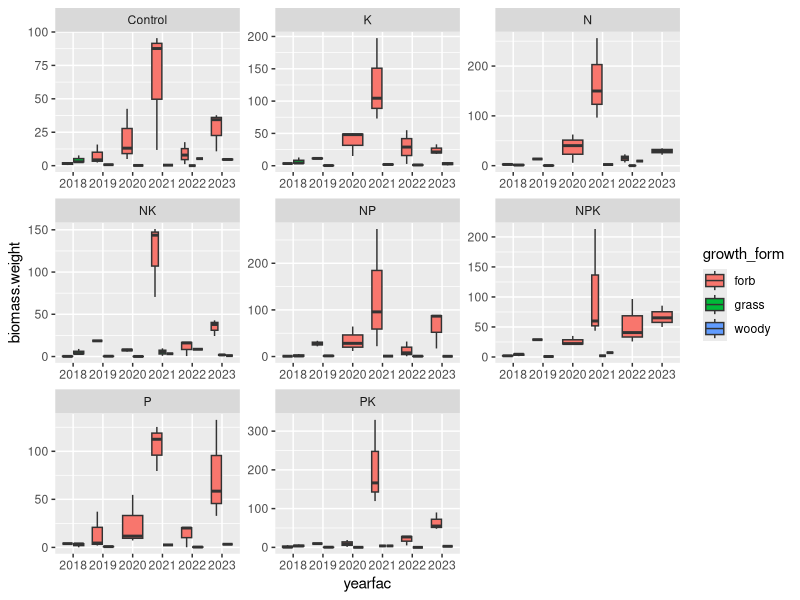
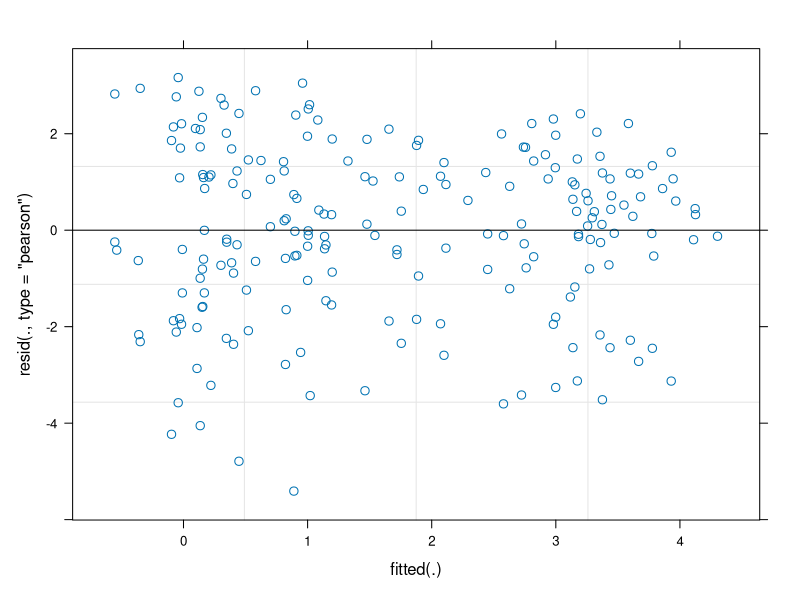
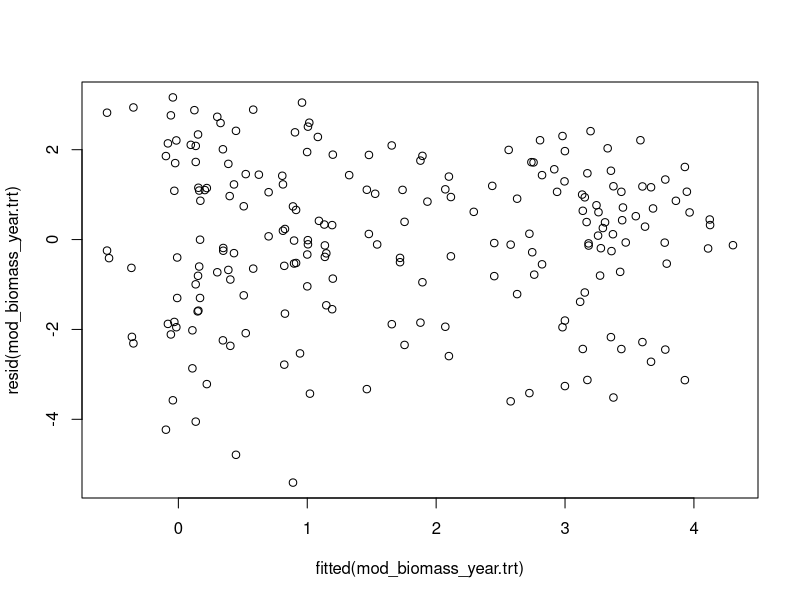

Write R code to recreate these figures, in order. (Note: this script raises an error after producing the figures.)
###############################################################################
## Purpose: script to analyze the NutNet lubb.us species biomass data
## data spans from 2018 to 2023 
## author : Monika Kelley
###############################################################################

## load packages
library(tidyverse)
library(ggplot2)  ## do not install again queen 
library(dplyr)
library(lme4)
library(car)
library(emmeans)
library(vegan)
library(multcompView)
library(multcomp)
library(readxl)
library(lubridate)
library(ggpubr)
library(patchwork)



###############################################################################
## Loading and cleaning data
###############################################################################

### Original data, LBK biomass ----
biomass_00_raw <- read.csv("../data/Biomass.csv")



### Cleaning ---- 

## checking for what categories are there
unique(biomass_00_raw$pft)

## remove "dead" categories
biomass_01_plants <- subset(biomass_00_raw, !(pft == 'dead' | pft == 'Dead'))

## making a new column to standardize growth forms 
# code used to check unique life forms
unique(biomass_01_plants$pft)
unique(biomass_01_plants$growth_form)

# grass
biomass_01_plants$growth_form[biomass_01_plants$pf == 'grasses' | 
                                biomass_01_plants$pft == 'grasses ' |
                                biomass_01_plants$pft == 'grass'] <- 'grass'

# forb
biomass_01_plants$growth_form[biomass_01_plants$pf == 'herbs'] <- 'forb'

# Woody species
biomass_01_plants$growth_form[biomass_01_plants$pf == 'woody'] <- 'woody'


## grouping and summarizing code
# group by plot per year
biomass_02_grouped <- group_by(biomass_01_plants, Plot, Year, DOY, growth_form)
head(biomass_02_grouped)

# means for growth_form weights by plot
biomass_03_mean.weight <- summarise(biomass_02_grouped, biomass.weight = mean(weight))
head(biomass_03_mean.weight)



### adding in additional site and plot information ----

## reading in plot information
plot_information <- read.csv('../data/plot_types.csv')[,2:3]

## adding plot information to biomass data
biomass_04_plot.info <- left_join(biomass_03_mean.weight, plot_information)

## adding specific plot type columns
biomass_04_plot.info <- biomass_04_plot.info %>%
  mutate(n = ifelse(trt == "N" | trt == "NP" | trt == "NK" | trt == "NPK" | trt == "NPK+Fence", 1, 0),
         p = ifelse(trt == "P" | trt == "NP" | trt == "PK" | trt == "NPK" | trt == "NPK+Fence", 1, 0),
         k = ifelse(trt == "K" | trt == "NK" | trt == "PK" | trt == "NPK" | trt == "NPK+Fence", 1, 0))

## add in treatment as binary factors
biomass_04_plot.info$nfac <- as.factor(biomass_04_plot.info$n)
biomass_04_plot.info$pfac <- as.factor(biomass_04_plot.info$p)
biomass_04_plot.info$kfac <- as.factor(biomass_04_plot.info$k)

## add in plot and year as binary factors
biomass_04_plot.info$plotfac <- as.factor(biomass_04_plot.info$Plot)
biomass_04_plot.info$yearfac <- as.factor(biomass_04_plot.info$Year)

## add in blocks 
biomass_04_plot.info$block <- 'block2'
biomass_04_plot.info$block[biomass_04_plot.info$Plot <15] <- 'block1'
biomass_04_plot.info$block[biomass_04_plot.info$Plot >28] <- 'block3'

## removing certain plot types (fence, extra control plots)
biomass_05_cleaned <- subset(biomass_04_plot.info, !(trt == 'Fence' | trt == 'NPK+Fence' |trt == 'xControl'))




###############################################################################
### model making time
###############################################################################

## statistical models of diversity across years
# testing the hypotheses about treatment impacts on community diversity, 
# accounting for year-to-year differences


## looking over cleaned data
head(biomass_05_cleaned)
colnames(biomass_05_cleaned)



### preliminary plotting biomass_05_cleaned ----

# plot: growth form, biomass weight, and year
# probably more informative if plotted with a line, look at more later
(prelim_plot <- ggplot(biomass_05_cleaned, aes (yearfac, biomass.weight)) + 
    geom_boxplot( aes(fill = growth_form)) + facet_wrap(~ trt, scales = "free") +
    geom_smooth(method = "lm"))



### model 01 ----

## model 01
mod_biomass_year.trt <- lmer(log(biomass.weight) ~ yearfac * nfac * pfac * kfac + (1|plotfac) + (1|block), data = biomass_05_cleaned)

## Looking at model 01 ----
summary(mod_biomass_year.trt)

# Component-Component plus Residual plot (CCPR plot)
plot(mod_biomass_year.trt, which = 1)
plot(resid(mod_biomass_year.trt) ~ fitted(mod_biomass_year.trt))

# ANOVA: !! ERROR: "Error in match.arg(type) : 'arg' must be of length 1"
Anova(mod_biomass_year.trt, ~ yearfac)
